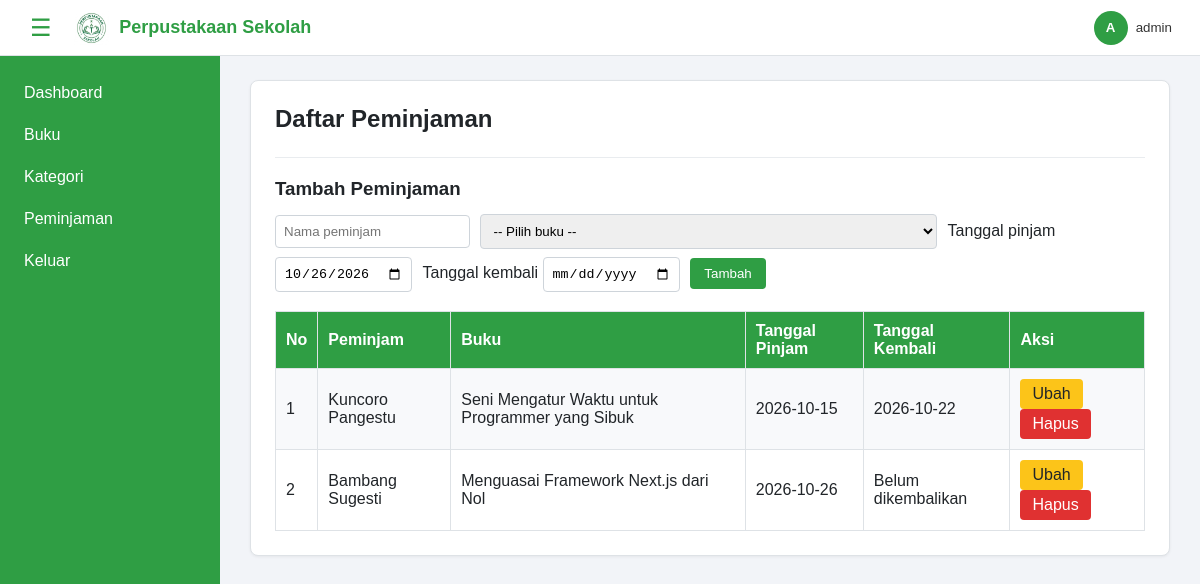
Screenshot of /peminjaman.php (signed in) with the database file from the repository.
### tables this page shows
CREATE TABLE `peminjaman` (
  `id` int(11) NOT NULL,
  `nama_peminjam` varchar(100) NOT NULL,
  `buku_id` int(11) NOT NULL,
  `tanggal_pinjam` date NOT NULL,
  `tanggal_kembali` date DEFAULT NULL
);

CREATE TABLE `buku` (
  `id` int(11) NOT NULL,
  `judul` varchar(200) NOT NULL,
  `penulis` varchar(100) DEFAULT NULL,
  `penerbit` varchar(100) DEFAULT NULL,
  `tahun` int(11) DEFAULT NULL,
  `isbn` varchar(20) DEFAULT NULL,
  `kategori_id` int(11) DEFAULT NULL
);

### peminjaman.php (the view, shortened to what this page needs)
<?php
require "koneksi.php";
$ubah = null;
$daftar = mysqli_query($koneksi, "SELECT peminjaman.*, buku.judul
    FROM peminjaman JOIN buku ON peminjaman.buku_id = buku.id
    ORDER BY peminjaman.id DESC");
?>
<!DOCTYPE html>
<html lang="id">
<head>
    <link rel="stylesheet" href="style.css">
</head>
<body>
    <?php include "menu.php"; ?>
    <main class="kartu">
    <h1>Daftar Peminjaman</h1>
    <h3><?php echo $ubah ? "Ubah Peminjaman" : "Tambah Peminjaman"; ?></h3>
    <form method="POST">
        <input type="text" name="nama_peminjam" placeholder="Nama peminjam" required
               value="<?php echo $ubah ? htmlspecialchars($ubah['nama_peminjam']) : ''; ?>">
        <select name="buku_id" required>
            <option value="">-- Pilih buku --</option>
        </select>
        <label>Tanggal pinjam</label>
        <input type="date" name="tanggal_pinjam" required
               value="<?php echo $ubah ? $ubah['tanggal_pinjam'] : date('Y-m-d'); ?>">
        <label>Tanggal kembali</label>
        <input type="date" name="tanggal_kembali"
               value="<?php echo $ubah ? $ubah['tanggal_kembali'] : ''; ?>">
        <button type="submit"><?php echo $ubah ? "Simpan Perubahan" : "Tambah"; ?></button>
    </form>
    <table>
        <tr>
            <th>No</th>
            <th>Peminjam</th>
            <th>Buku</th>
            <th>Tanggal Pinjam</th>
            <th>Tanggal Kembali</th>
            <th>Aksi</th>
        </tr>
        <?php
        $no = 1;
        while ($p = mysqli_fetch_assoc($daftar)) { ?>
        <tr>
            <td><?php echo $no++; ?></td>
            <td><?php echo htmlspecialchars($p['nama_peminjam']); ?></td>
            <td><?php echo htmlspecialchars($p['judul']); ?></td>
            <td><?php echo $p['tanggal_pinjam']; ?></td>
            <td><?php echo $p['tanggal_kembali'] ?? 'Belum dikembalikan'; ?></td>
            <td>
                <a href="peminjaman.php?ubah=<?php echo $p['id']; ?>">Ubah</a>
                <a href="peminjaman.php?hapus=<?php echo $p['id']; ?>"
                   onclick="return confirm('Yakin hapus data ini?')">Hapus</a>
            </td>
        </tr>
        <?php } ?>
    </table>
    </main>
</body>
</html>

### style.css (style rules this page uses)
:root { --warna: #2f9e44; --warna-gelap: #237a35; }
* { box-sizing: border-box; }
body { font-family: Arial, sans-serif; margin: 0; padding: 80px 30px 30px 250px; background: #f2f4f8; color: #212529; }
table { border-collapse: collapse; background: white; width: 100%; margin-top: 15px; }
th, td { border: 1px solid #dee2e6; padding: 10px; text-align: left; }
th { background: var(--warna); color: white; }
tr:nth-child(even) td { background: #f8f9fb; }
form input, form select { padding: 8px; margin: 4px 6px 4px 0; border: 1px solid #ced4da; border-radius: 4px; }
button { padding: 8px 14px; background: var(--warna); color: white; border: none; border-radius: 4px; cursor: pointer; }
table a { color: var(--warna); text-decoration: none; }
table a[href*="hapus"] { color: #e03131; }
table a[href*="ubah"] { display: inline-block; background: #fcc419; color: #212529; padding: 6px 12px; border-radius: 4px; }
table a[href*="hapus"] { display: inline-block; background: #e03131; color: white; padding: 6px 12px; border-radius: 4px; }
body { transition: padding-left 0.25s; }
.kartu { background: white; border: 1px solid #dee2e6; border-radius: 8px; padding: 24px; box-shadow: 0 1px 3px rgba(0, 0, 0, 0.06); }
.kartu h1 { margin: 0 0 16px; font-size: 24px; }
.kartu h3 { margin: 24px 0 10px; padding-top: 20px; border-top: 1px solid #e9ecef; }

### rows the page displays
peminjaman: nama_peminjam "Kuncoro Pangestu", buku.judul "Seni Mengatur Waktu untuk Programmer yang Sibuk", tanggal_pinjam "2026-10-15", tanggal_kembali "2026-10-22"
peminjaman: nama_peminjam "Bambang Sugesti", buku.judul "Menguasai Framework Next.js dari Nol", tanggal_pinjam "2026-10-26", tanggal_kembali "Belum dikembalikan"

### other values shown
substr($_SESSION['username'], 0, 1) "A"
$_SESSION['username'] "admin"
